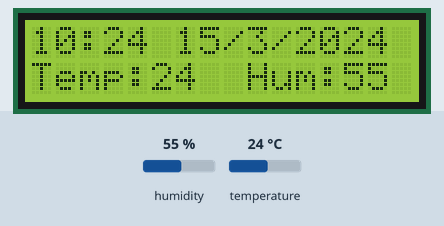
This sketch was run on a simulated Arduino Uno, built with avr-gcc and run on an emulated ATmega328P. On the bench: 16×2 character LCD. Inputs (shaded band) come from the test bench; at power-on: humidity 55 %, temperature 24 °C. The local clock reads 2024-03-15 10:24:30 at power-on unless the sketch sets it.

Above: at 1.2 s.
1.3 s: humidity set to 22 %
At 3.3 s:
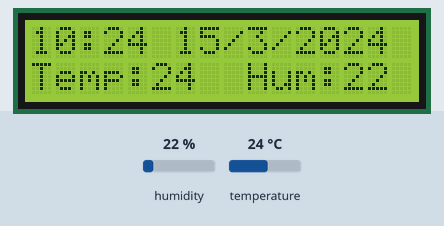
4.0 s: temperature set to 12 °C
At 4.6 s:
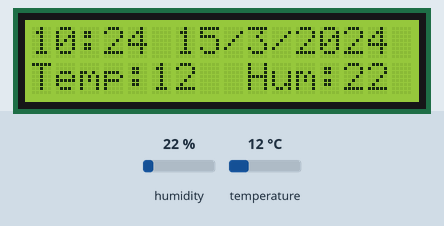
6.7 s: humidity set to 40 %
At 9.3 s:
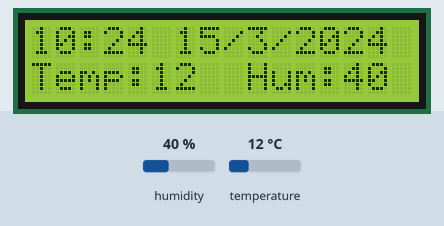
9.6 s: temperature set to 19 °C
At 10.9 s:
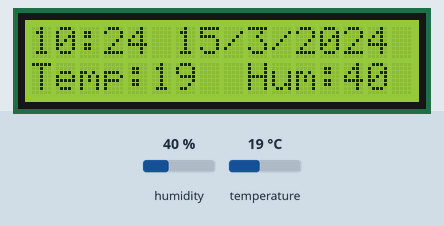
Timing chart, 0 to 12.6 s (numbered marks = the images above; inputs shaded):
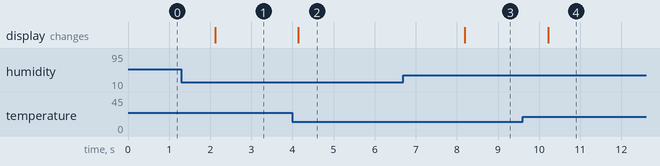

The sketch:

Station_meteo.ino
```cpp
#include <DHT.h>
#include <DHT_U.h>
#include <Adafruit_Sensor.h>
DHT dht(7, DHT11);

#include <LiquidCrystal.h>
LiquidCrystal lcd(12, 11, 5, 4, 3, 2);

#include <Wire.h>
#include <RtcDS3231.h>
RtcDS3231<TwoWire> clock(Wire);


void setup() {
  lcd.begin(16, 2);
  clock.Begin();
  dht.begin();


}

void loop() {
  lcd.setCursor(0, 0);
  RtcDateTime now = clock.GetDateTime();
  lcd.print(now.Hour());
  lcd.print(":");
  lcd.print(now.Minute());
  lcd.setCursor(6, 0);
  lcd.print(now.Day());
  lcd.print("/");
  lcd.print(now.Month());
  lcd.print("/");
  lcd.print(now.Year());


  lcd.setCursor(0, 1);
  int temperature = dht.readTemperature();
  int humidity = dht.readHumidity();
  lcd.print("Temp:");
  lcd.print(temperature);
  lcd.setCursor(9, 1);
  lcd.print("Hum:");
  lcd.print(humidity);


}
```

Measured:
- after the input at 1.3 s, the display: changes after 0.82 s (image 1)
- after the input at 4.0 s, the display: changes after 0.14 s (image 2)
- after the input at 6.7 s, the display: changes after 1.5 s (image 3)
- after the input at 9.6 s, the display: changes after 0.62 s (image 4)
